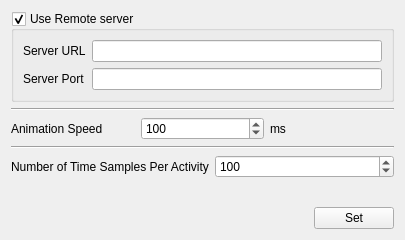
<?xml version="1.0" encoding="UTF-8"?>
<ui version="4.0">
 <class>Form</class>
 <widget class="QWidget" name="Form">
  <property name="geometry">
   <rect>
    <x>0</x>
    <y>0</y>
    <width>405</width>
    <height>240</height>
   </rect>
  </property>
  <property name="windowTitle">
   <string>Form</string>
  </property>
  <layout class="QVBoxLayout" name="verticalLayout">
   <item>
    <widget class="QGroupBox" name="serverDataBox">
     <property name="title">
      <string>Use Remote server</string>
     </property>
     <property name="checkable">
      <bool>true</bool>
     </property>
     <layout class="QHBoxLayout" name="horizontalLayout">
      <item>
       <layout class="QFormLayout" name="formLayout">
        <item row="0" column="0">
         <widget class="QLabel" name="label">
          <property name="text">
           <string>Server URL</string>
          </property>
         </widget>
        </item>
        <item row="1" column="0">
         <widget class="QLabel" name="label_2">
          <property name="text">
           <string>Server Port</string>
          </property>
         </widget>
        </item>
        <item row="0" column="1">
         <widget class="QLineEdit" name="serveruri"/>
        </item>
        <item row="1" column="1">
         <widget class="QLineEdit" name="serverport"/>
        </item>
       </layout>
      </item>
     </layout>
    </widget>
   </item>
   <item>
    <widget class="Line" name="line_2">
     <property name="orientation">
      <enum>Qt::Horizontal</enum>
     </property>
    </widget>
   </item>
   <item>
    <layout class="QHBoxLayout" name="horizontalLayout_2">
     <item>
      <widget class="QLabel" name="label_3">
       <property name="text">
        <string>Animation Speed</string>
       </property>
      </widget>
     </item>
     <item>
      <widget class="QSpinBox" name="timeoutInterval">
       <property name="minimum">
        <number>10</number>
       </property>
       <property name="maximum">
        <number>1000</number>
       </property>
       <property name="value">
        <number>100</number>
       </property>
      </widget>
     </item>
     <item>
      <widget class="QLabel" name="label_4">
       <property name="text">
        <string>ms</string>
       </property>
      </widget>
     </item>
    </layout>
   </item>
   <item>
    <widget class="Line" name="line">
     <property name="orientation">
      <enum>Qt::Horizontal</enum>
     </property>
    </widget>
   </item>
   <item>
    <layout class="QHBoxLayout" name="horizontalLayout_4">
     <item>
      <widget class="QLabel" name="label_5">
       <property name="text">
        <string>Number of Time Samples Per Activity</string>
       </property>
      </widget>
     </item>
     <item>
      <widget class="QSpinBox" name="numberOfTimeSamples">
       <property name="minimum">
        <number>10</number>
       </property>
       <property name="maximum">
        <number>10000</number>
       </property>
       <property name="singleStep">
        <number>10</number>
       </property>
       <property name="value">
        <number>100</number>
       </property>
       <property name="displayIntegerBase">
        <number>10</number>
       </property>
      </widget>
     </item>
    </layout>
   </item>
   <item>
    <spacer name="verticalSpacer">
     <property name="orientation">
      <enum>Qt::Vertical</enum>
     </property>
     <property name="sizeHint" stdset="0">
      <size>
       <width>20</width>
       <height>27</height>
      </size>
     </property>
    </spacer>
   </item>
   <item>
    <layout class="QHBoxLayout" name="horizontalLayout_3">
     <item>
      <spacer name="horizontalSpacer">
       <property name="orientation">
        <enum>Qt::Horizontal</enum>
       </property>
       <property name="sizeHint" stdset="0">
        <size>
         <width>40</width>
         <height>20</height>
        </size>
       </property>
      </spacer>
     </item>
     <item>
      <widget class="QPushButton" name="setPreferences">
       <property name="text">
        <string>Set</string>
       </property>
      </widget>
     </item>
    </layout>
   </item>
  </layout>
 </widget>
 <resources/>
 <connections/>
</ui>
